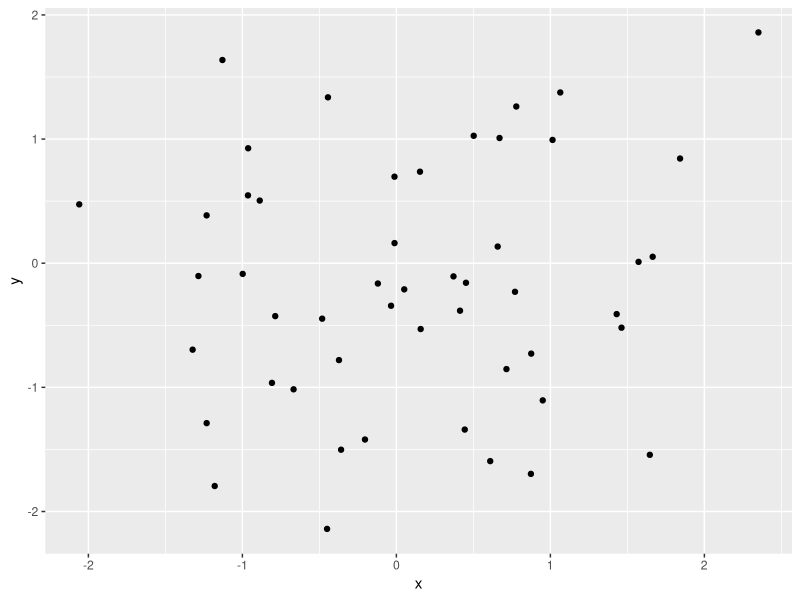

The R script that drew this image:
## Ref: https://ggplot2.tidyverse.org/reference/geom_point.html

#### Presetting ####
rm(list = ls()) # Clean variable ##* Comment out if Run All
# memory.limit(150000)


#### Load packages ####
if(!require("ggplot2")) install.packages("ggplot2"); library(ggplot2)


#### Load Data ####
data <- data.frame(
  x = rnorm(50),
  y = rnorm(50)
)

#### Visualization ####
p <- ggplot(data, aes(x=x, y=y)) +
  geom_point() +
  stat_summary(fun.data=mean_sdl, fun.args = list(mult=1), geom="errorbar", color="red")
print(p)

#### Export ####
## Set Expot ##
Name_time_wo_micro <- substr(gsub("[- :]", "", as.character(Sys.time())), 1, 14)
output_dir <- paste0(getwd(), "/Export_", substr(Name_time_wo_micro, 1, 8))
if (!dir.exists(output_dir)) {dir.create(output_dir)}

## Export PDF
pdf(file = paste0(output_dir,"/",Name_time_wo_micro,"_Scatterplots.pdf"), width = 7,  height = 7)

print(p)

dev.off()

## Export TIFF
tiff(file = paste0(output_dir, "/", Name_time_wo_micro, "_Scatterplots.tiff"), width = 7, height = 7, units = "in", res = 300)

print(p)

dev.off()

## Export JPG
jpeg(file = paste0(output_dir, "/", Name_time_wo_micro, "_Scatterplots.jpg"), width = 7, height = 7, units = "in", res = 300)

print(p)

dev.off()
